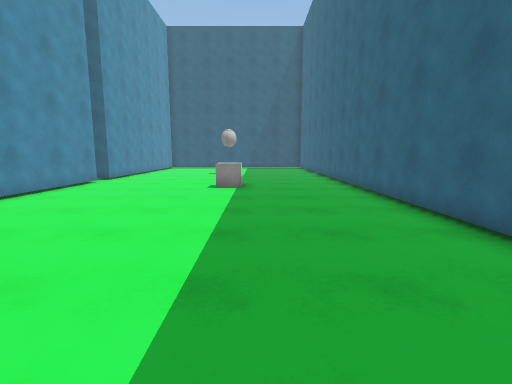
View 1 (above)

21 first-person views from a walk through a scene from a Unity 3-D project. The camera is 1.4 m above the floor, tilts 8° down and sees 85° across. Doors are open. The floor is counted in squares, 1 m on a side. Each view is taken from the middle of a square. On the plan, view 1 faces up. The plan holds only what a view shows up to about 14 squares ahead; the rest is blank. The player is left out. Surface patterns are stand-ins for the level's own textures.

View 2
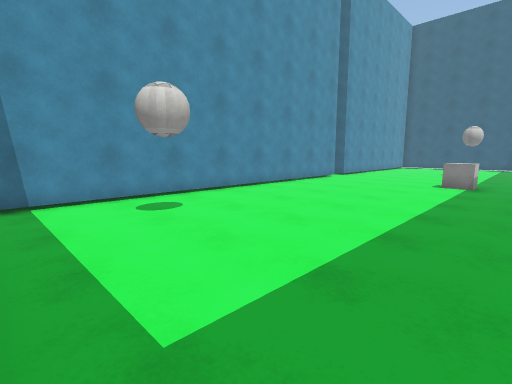

View 3
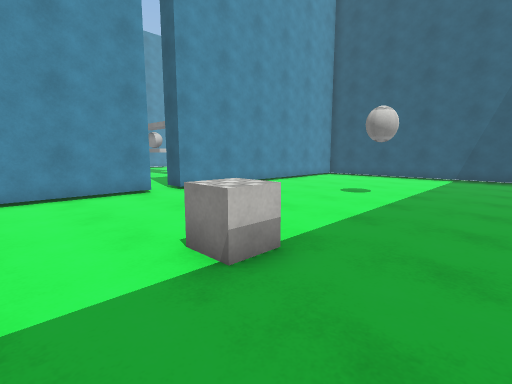

View 4
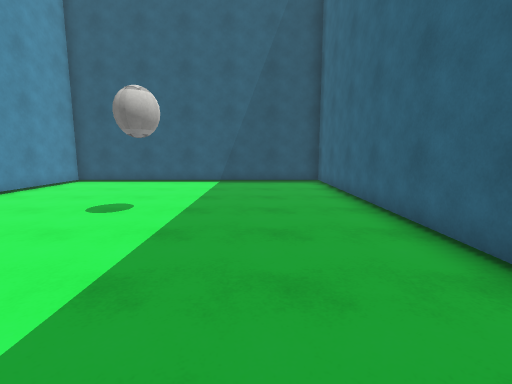

View 5
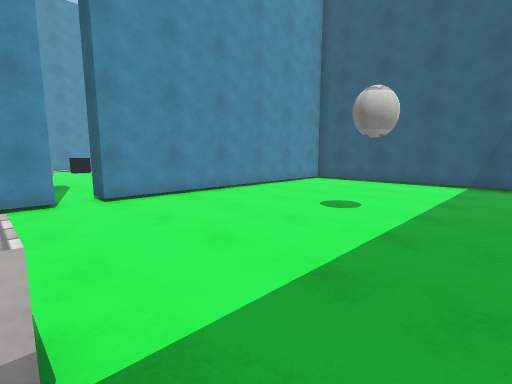

View 6
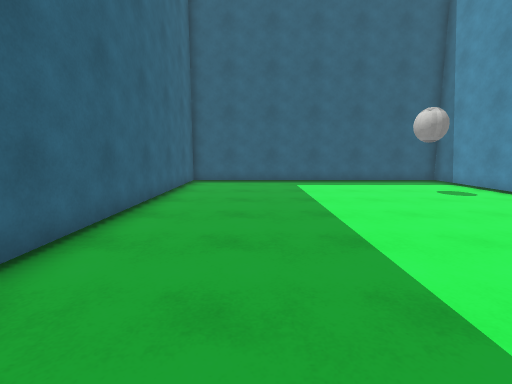

View 7
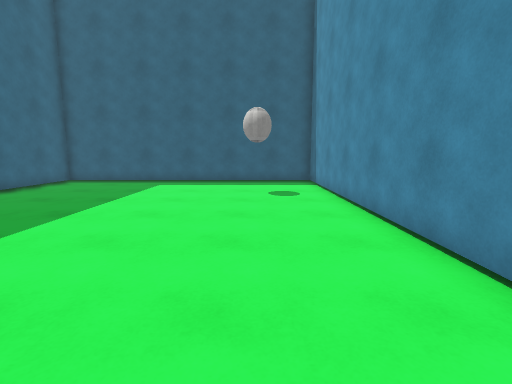

View 8
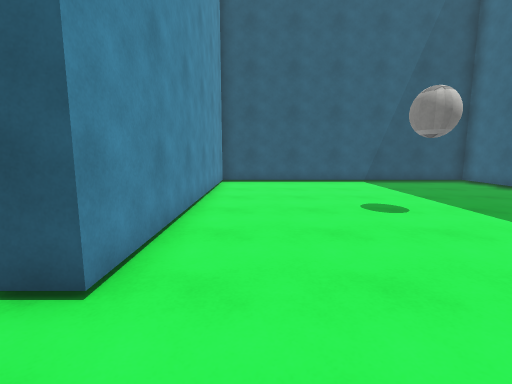

View 9
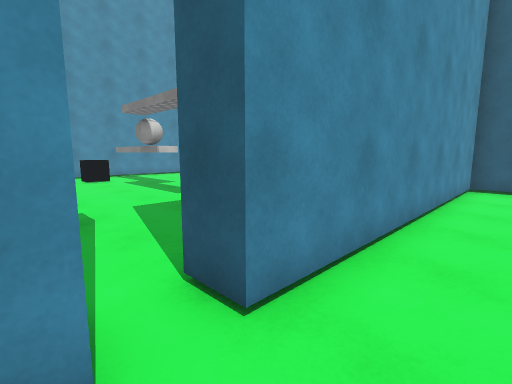

View 10
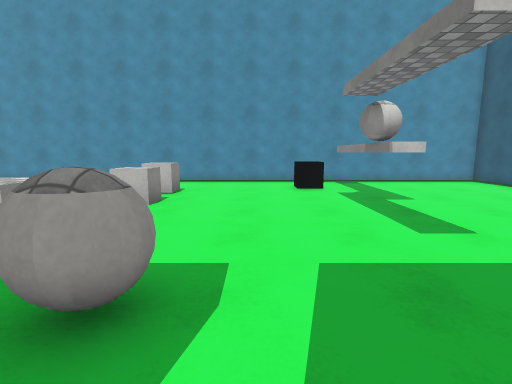

View 11
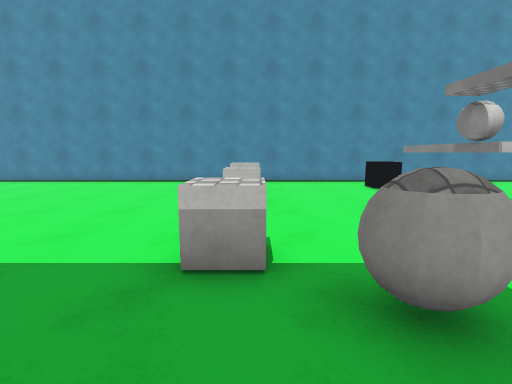

View 12
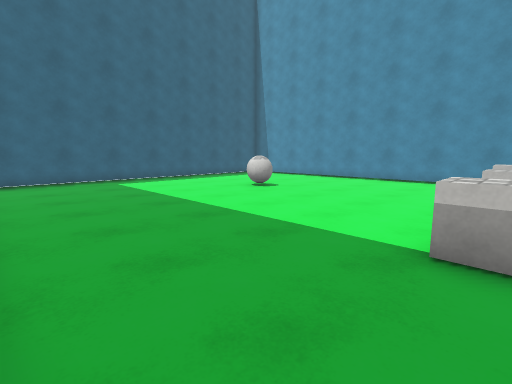

View 13
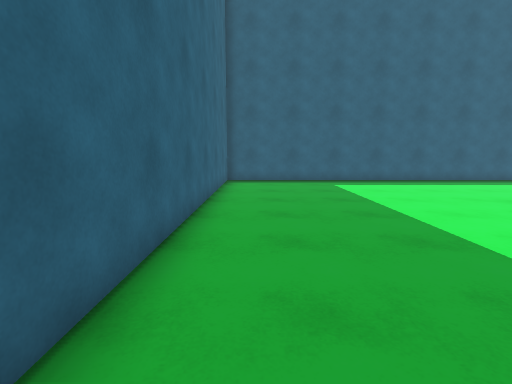

View 14
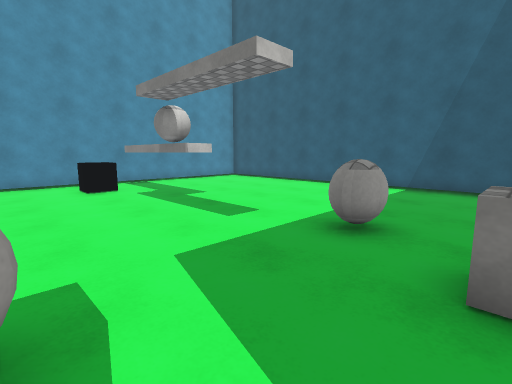

View 15
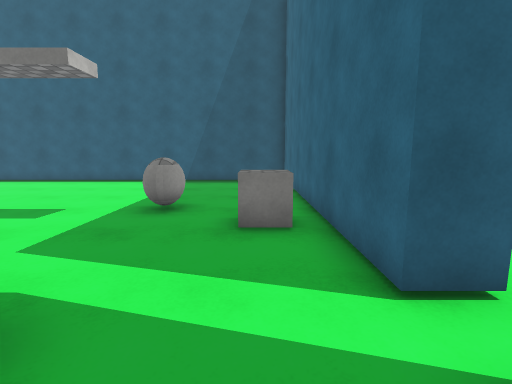

View 16
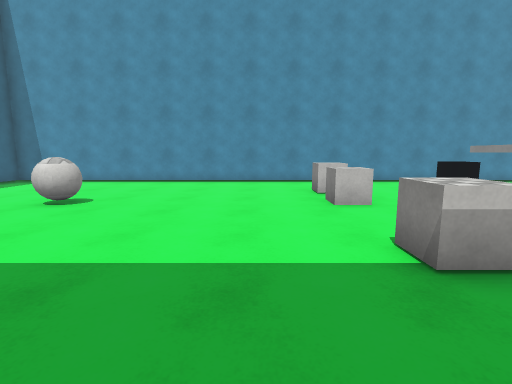

View 17
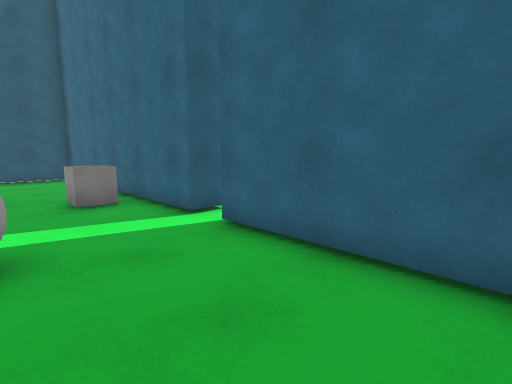

View 18
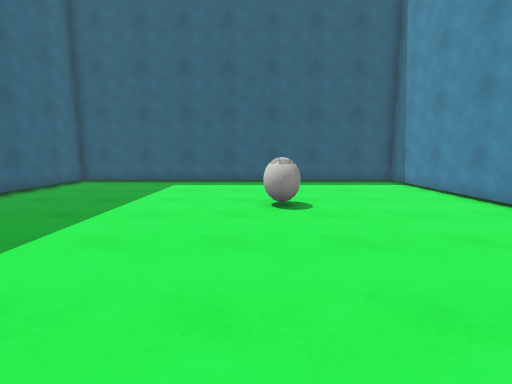

View 19
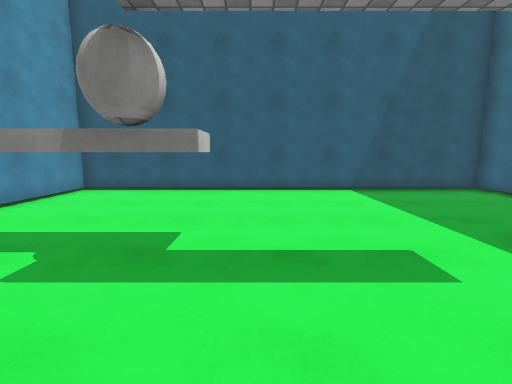

View 20
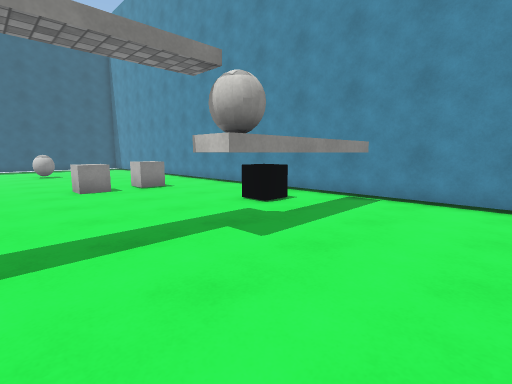

View 21
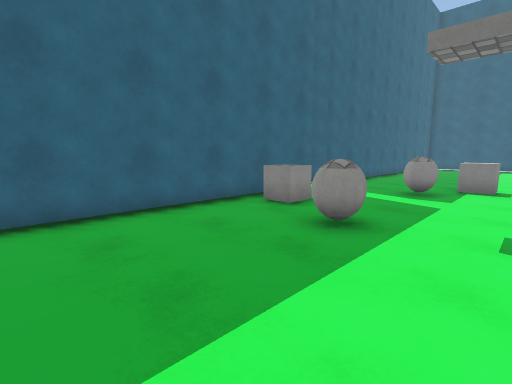

### Floor plan
Key: @ floor where view 1 was taken; # wall or solid block; x gap in a wall; . floor; D open door; T thing the floor can be seen under or through; O other object.
Columns run from 24 left of view 1 to 4 right of it. Each row starts with its distance up from view 1.
 26 #############################
 25 #...............#...........#
 24 #...............#...........#
 23 #...............#...........#
 22 #...............#...........#
 21 #...............#...........#
 20 #.TTTTT.........#...........#
 19 #xTTTTT.........#...........#
 18 #.............O##...........#
 17 #.OO..........O##...........#
 16 #...............#...........#
 15 #...............#...........#
 14 #...............D...........#
 13 #...............#...........#
 12 #...O.O...OO....#......O....#
 11 #...O.O...OO....#......O....#
 10 #...............#...........#
  9 #...............#...........#
  8 #...............#...........#
  7 #...............#...........#
  6 #...............#...........#
  5 #...............#...........#
  4 #...............#...........#
  3 #...............#...........#
  2 #...............#...........#
  1 #...............#...........#
  0 #...............#.......@...#
 -1 #...............#...........#
 -2 #...............#...........#
 -3 #############################

Where each view was taken, in squares from view 1:
view 1: 0 up, 0 right, facing up
view 2: 2 down, 1 right, facing up-left
view 3: 9 up, 2 right, facing up-left
view 4: 12 up, 1 right, facing up
view 5: 12 up, 1 right, facing up-left
view 6: 11 up, 1 right, facing down
view 7: 11 up, 5 left, facing down
view 8: 12 up, 6 left, facing up
view 9: 13 up, 6 left, facing up-left
view 10: 15 up, 10 left, facing left
view 11: 12 up, 10 left, facing left
view 12: 12 up, 9 left, facing down-left
view 13: 11 up, 10 left, facing down
view 14: 14 up, 10 left, facing up-left
view 15: 12 up, 10 left, facing up
view 16: 9 up, 10 left, facing left
view 17: 9 up, 12 left, facing up-right
view 18: 11 up, 17 left, facing down
view 19: 15 up, 17 left, facing up
view 20: 23 up, 15 left, facing down-left
view 21: 24 up, 15 left, facing down-right
